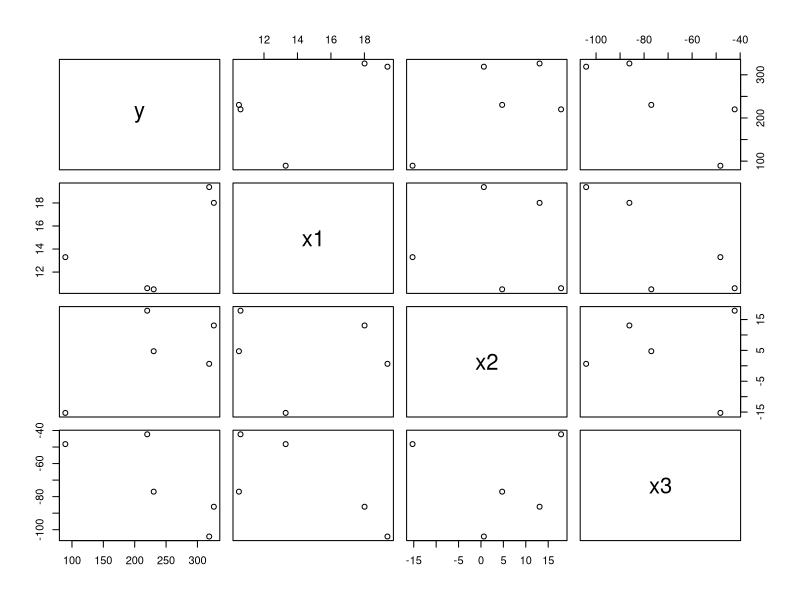

The R source for this figure:
###########################################
# Understanding multicollinearity.        #
# Please see Dr. Park if you need more    #
# information about how you use this code #
###########################################
# Suppose the true relationship between y and x variables can be 
# described as 
# y = 10+5*x1+5*x2-2*x3. 
# But, x3 is correlated with x1 with the relationship 
# x3=2-5*x1. In fact, you could've set the equation as 
# y = 6 + 15*x1 + 5*x2 [= 10+5*x1+5*x2-2(2-5*x1)] or 
# y = 12 +5*x2 -3*x3 = [=10+(2-x3) +5*x2 - 2*x3]
# See how vif can be used to detect the multicollinearity and 
# how the coefficients change when two indep. variables are correlated.

if (!require(car)) install.packages("car")
library(car)

collinearity_test <-function (n=100, sdev=100, sd_x13 = 1)
{
  x1<-runif(n,min=10,max=20) # randomly pick n values for x1
  x2<-runif(n,min=-50, max=50)
  err13 <-rnorm (n, mean=0,sd=sd_x13)
  x3<- 2-5*x1 +err13
  
  err<- rnorm(n, mean=0, sd=sdev) # errors are drawn from a Normal dist'n.
  
  ytrue <- 10+5*x1+5*x2-2*x3
  y <- ytrue+err
  
  dataset=data.frame(y,x1,x2,x3)
  
  pairs(dataset) # graphically shows the relationship between variables
  
  lm.fit1<-lm(y~x1)
  lm.fit2<-lm(y~x2)
  lm.fit3<-lm(y~x3)
  lm.fit12<-lm(y~x1+x2)
  lm.fit13<-lm(y~x1+x3)
  lm.fit23<-lm(y~x2+x3)
  lm.fitall<-lm(y~x1+x2+x3)
  
  # You can observe that R^2 increases as you add more variables.
  print(summary(lm.fit1))
  print(summary(lm.fit2))
  print(summary(lm.fit3))
  print(summary(lm.fit12))
  print(vif(lm.fit12))
  print(summary(lm.fit13))
  print(vif(lm.fit13))
  print(summary(lm.fit23))
  print(vif(lm.fit23))
  print(summary(lm.fitall))
  print(vif(lm.fitall))
}

# Try the following and examine the coefficients

# collinearity_test(100,100,1)
collinearity_test(5,10,10)

# Both the coefficient estimates and p-values are affected when there is a multicollinearity.
# If you drop one of the correlated variables, you will be able to estimate the coefficients
# accurately.

# It is, however, possible for you to estimate the coefficients accurately even when two
# variables are correlated. This happens when vif values are low. 
# Look at the following interesting example. 

# collinearity_test(1000,100,100)

# Due to high error variance (sd_x13=100) between x1 and x3, vif values are close to 1.
# As a result, you won't have problem in estimating the coefficients.

